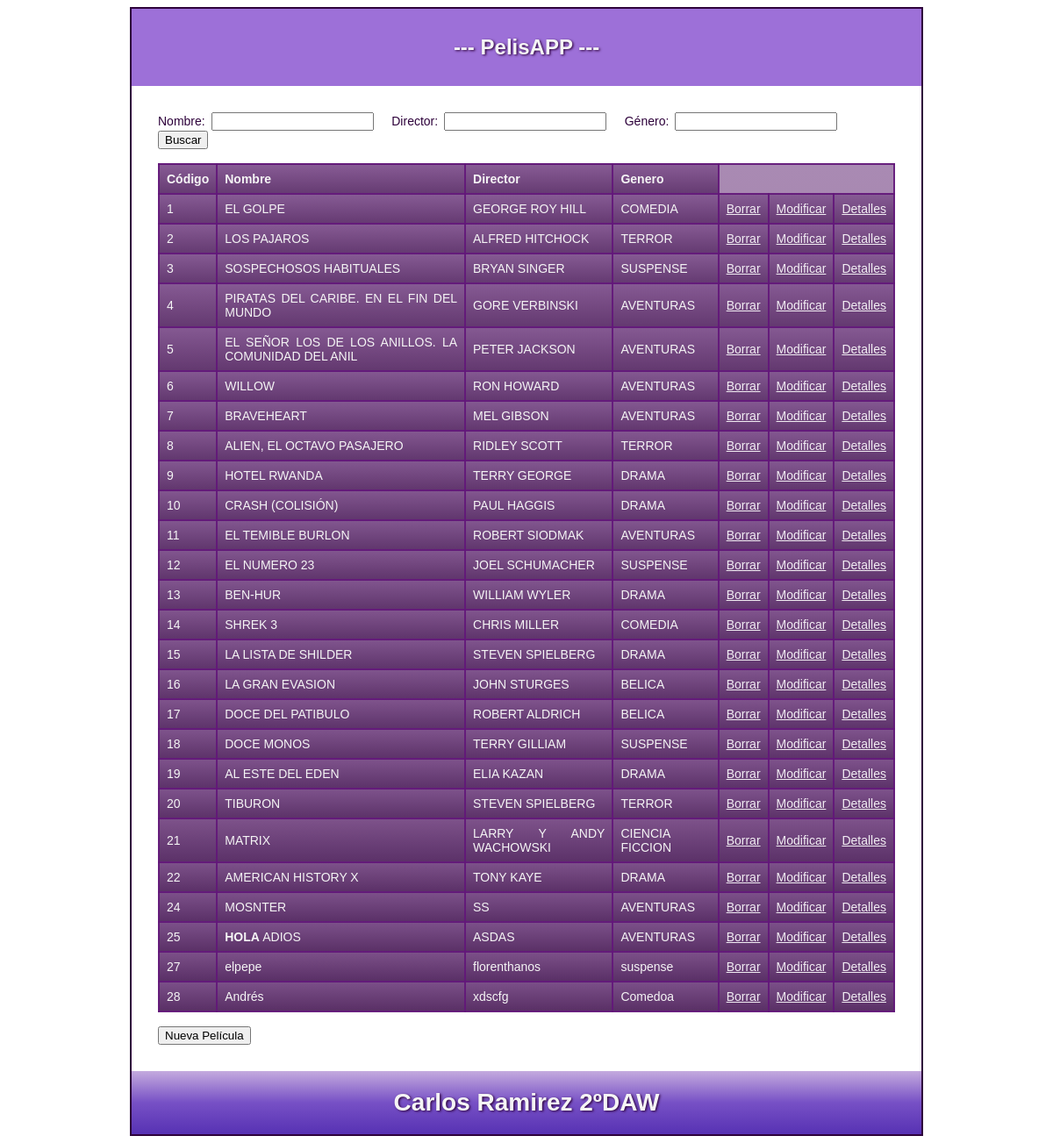
The page / on the database its author committed.
### tables this page shows
CREATE TABLE IF NOT EXISTS `peliculas` (
  `codigo_pelicula` int(11) NOT NULL AUTO_INCREMENT,
  `nombre` varchar(170) NOT NULL,
  `director` varchar(50) NOT NULL,
  `genero` varchar(15) NOT NULL,
  `imagen` varchar(200) DEFAULT NULL,
  PRIMARY KEY (`codigo_pelicula`),
  UNIQUE KEY `nombre` (`nombre`)
);

### app/controlerPeli.php (called while the page is built, shortened)
<?php
include_once 'modeloPeliDB.php';
include_once 'Pelicula.php';
function ctlPeliVerPelis (){
    $peliculas = ModeloPeliDB::GetAll();
    include_once 'plantilla/verpeliculas.php';
}

### index.php (called while the page is built, shortened)
<?php
include_once 'app/controlerPeli.php';
include_once 'app/modeloPeliDB.php';
$rutasPelis = [
    "Inicio"      => "ctlPeliInicio",
    "Alta"        => "ctlPeliAlta",
    "Detalles"    => "ctlPeliDetalles",
    "Modificar"   => "ctlPeliModificar",
    "Borrar"      => "ctlPeliBorrar",
    "Cerrar"      => "ctlPeliCerrar",
    "VerPelis"    => "ctlPeliVerPelis",
    "Buscar"    => "ctlPeliBuscar"
];
if (isset($_GET['orden'])){
            if ( isset ($rutasPelis[$_GET['orden']]) ){
                $procRuta =  $rutasPelis[$_GET['orden']];
            }
            else {
                header('Status: 404 Not Found');
                echo '<html><body><h1>Error 404: No existe la ruta <i>' .
                    $_GET['ctl'] .
                    '</p></body></html>';
                    exit;
            }
        }
        else {
            $procRuta = "ctlPeliVerPelis";
        }
$procRuta();

### app/modeloPeliDB.php (called while the page is built, shortened)
<?php
include_once 'Pelicula.php';
class ModeloPeliDB {
     private static $dbh = null;
public static function init(){
    if (self::$dbh == null){
        try {
            $dsn = "mysql:host=".DBSERVER.";dbname=".DBNAME.";charset=utf8";
            self::$dbh = new PDO($dsn,DBUSER,DBPASSWORD);
            self::$dbh->setAttribute(PDO::ATTR_ERRMODE, PDO::ERRMODE_EXCEPTION);
        } catch (PDOException $e){
            echo "Error de conexión ".$e->getMessage();
            exit();
        }
    }
}
public static function GetAll ():array{
    $stmt = self::$dbh->query("select * from peliculas");
    $tpelis = [];
    $stmt->setFetchMode(PDO::FETCH_CLASS, 'Pelicula');
    while ( $peli = $stmt->fetch()){
        $tpelis[] = $peli;
    }
    return $tpelis;
}
}

### app/Pelicula.php (called while the page is built, shortened)
<?php
class Pelicula
{
   public function __get($atributo){
       $class = get_class($this);
       if(property_exists($class, $atributo)) {
           return $this->$atributo;
       }
   }
}

### app/plantilla/verpeliculas.php (the view, shortened to what this page needs)
<?php
include_once 'app/Pelicula.php';
$auto = $_SERVER['PHP_SELF'];
?>
<form action="index.php?orden=Buscar" method="post">
    <label>Nombre:</label>
    <input type="text" name="nombre">
    <label>Director:</label>
    <input type="text" name="director">
    <label>Género:</label>
    <input type="text" name="genero">
    <input type="submit" value="Buscar" name="submit">
</form>
<table>
    <th>Código</th>
    <th>Nombre</th>
    <th>Director</th>
    <th>Genero</th>
    <?php foreach ($peliculas as $peli) : ?>
        <tr>
            <td><?= $peli->codigo_pelicula ?></td>
            <td><?= $peli->nombre ?></td>
            <td><?= $peli->director ?></td>
            <td><?= $peli->genero ?></td>
            <td><a href="#" onclick="confirmarBorrar('<?= $peli->nombre . "','" . $peli->codigo_pelicula . "'" ?>);">Borrar</a></td>
            <td><a href="<?= $auto ?>?orden=Modificar&codigo=<?= $peli->codigo_pelicula ?>">Modificar</a></td>
            <td><a href="<?= $auto ?>?orden=Detalles&codigo=<?= $peli->codigo_pelicula ?>">Detalles</a></td>
        </tr>
    <?php endforeach; ?>
</table>
<form name='f2' action='index.php'>
    <input type='submit' value='Nueva Película'>
</form>
<?php
$contenido = ob_get_clean();
include_once "principal.php";
?>

### app/plantilla/principal.php (shortened to what this page needs)
<!DOCTYPE html>
<html>
<head>
<link href="web/css/default.css" rel="stylesheet" type="text/css" />
</head>
<body>
<div id="container">
<div id="header">
<h1> --- PelisAPP --- </h1>
</div>
<div id="content">
<?= $contenido ?>
</div>
<div id="footer">
    <h1>Carlos Ramirez 2ºDAW</h1>
</div>
</div>
</body>
</html>

### web/css/default.css (style rules this page uses)
body { text-align: justify; font-family: Tahoma, Geneva, sans-serif; font-size: 14px; color: rgb(46, 2, 59); }
#container { margin: 0 auto; width: 900px; border: solid 2px; background: rgb(157, 112, 216); }
#header { text-align: center; padding: 30px; color: whitesmoke; text-shadow: rgb(46, 2, 59) 0.1em 0.1em 0.2em; }
#header h1 { font-size: 24px; margin: 0; }
#content { background: white; clear: left; padding: 30px; }
a { color: rgba(255, 255, 255, 0.904); }
table, th, td { border: 2px solid rgba(99, 23, 122, 0.904); border-collapse: collapse; padding: 8px; background: linear-gradient(to top, rgba(58, 8, 73, 0.6), rgba(112, 60, 128, 0.6)); color: whitesmoke; }
#footer { background: linear-gradient(to top, rgba(40, 8, 155, 0.6), rgba(93, 59, 185, 0.6), rgba(222, 209, 226, 0.6)); text-align: center; padding: 1px; color: whitesmoke; text-shadow: rgb(46, 2, 59) 0.1em 0.1em 0.2em; }

### rows shown on the page
peliculas: codigo_pelicula "1", nombre "EL GOLPE", director "GEORGE ROY HILL", genero "COMEDIA"
peliculas: codigo_pelicula "2", nombre "LOS PAJAROS", director "ALFRED HITCHOCK", genero "TERROR"
peliculas: codigo_pelicula "3", nombre "SOSPECHOSOS HABITUALES", director "BRYAN SINGER", genero "SUSPENSE"
peliculas: codigo_pelicula "4", nombre "PIRATAS DEL CARIBE. EN EL FIN DEL MUNDO", director "GORE VERBINSKI", genero "AVENTURAS"
peliculas: codigo_pelicula "5", nombre "EL SEÑOR LOS DE LOS ANILLOS. LA COMUNIDAD DEL ANIL", director "PETER JACKSON", genero "AVENTURAS"
peliculas: codigo_pelicula "6", nombre "WILLOW", director "RON HOWARD", genero "AVENTURAS"
peliculas: codigo_pelicula "7", nombre "BRAVEHEART", director "MEL GIBSON", genero "AVENTURAS"
peliculas: codigo_pelicula "8", nombre "ALIEN, EL OCTAVO PASAJERO", director "RIDLEY SCOTT", genero "TERROR"
peliculas: codigo_pelicula "9", nombre "HOTEL RWANDA", director "TERRY GEORGE", genero "DRAMA"
peliculas: codigo_pelicula "10", nombre "CRASH (COLISIÓN)", director "PAUL HAGGIS", genero "DRAMA"
peliculas: codigo_pelicula "11", nombre "EL TEMIBLE BURLON", director "ROBERT SIODMAK", genero "AVENTURAS"
peliculas: codigo_pelicula "12", nombre "EL NUMERO 23", director "JOEL SCHUMACHER", genero "SUSPENSE"
peliculas: codigo_pelicula "13", nombre "BEN-HUR", director "WILLIAM WYLER", genero "DRAMA"
peliculas: codigo_pelicula "14", nombre "SHREK 3", director "CHRIS MILLER", genero "COMEDIA"
peliculas: codigo_pelicula "15", nombre "LA LISTA DE SHILDER", director "STEVEN SPIELBERG", genero "DRAMA"
peliculas: codigo_pelicula "16", nombre "LA GRAN EVASION", director "JOHN STURGES", genero "BELICA"
peliculas: codigo_pelicula "17", nombre "DOCE DEL PATIBULO", director "ROBERT ALDRICH", genero "BELICA"
peliculas: codigo_pelicula "18", nombre "DOCE MONOS", director "TERRY GILLIAM", genero "SUSPENSE"
peliculas: codigo_pelicula "19", nombre "AL ESTE DEL EDEN", director "ELIA KAZAN", genero "DRAMA"
peliculas: codigo_pelicula "20", nombre "TIBURON", director "STEVEN SPIELBERG", genero "TERROR"
peliculas: codigo_pelicula "21", nombre "MATRIX", director "LARRY Y ANDY WACHOWSKI", genero "CIENCIA FICCION"
peliculas: codigo_pelicula "22", nombre "AMERICAN HISTORY X", director "TONY KAYE", genero "DRAMA"
peliculas: codigo_pelicula "24", nombre "MOSNTER", director "SS", genero "AVENTURAS"
peliculas: codigo_pelicula "25", nombre "HOLA ADIOS", director "ASDAS", genero "AVENTURAS"
peliculas: codigo_pelicula "27", nombre "elpepe", director "florenthanos", genero "suspense"
peliculas: codigo_pelicula "28", nombre "Andrés", director "xdscfg", genero "Comedoa"
